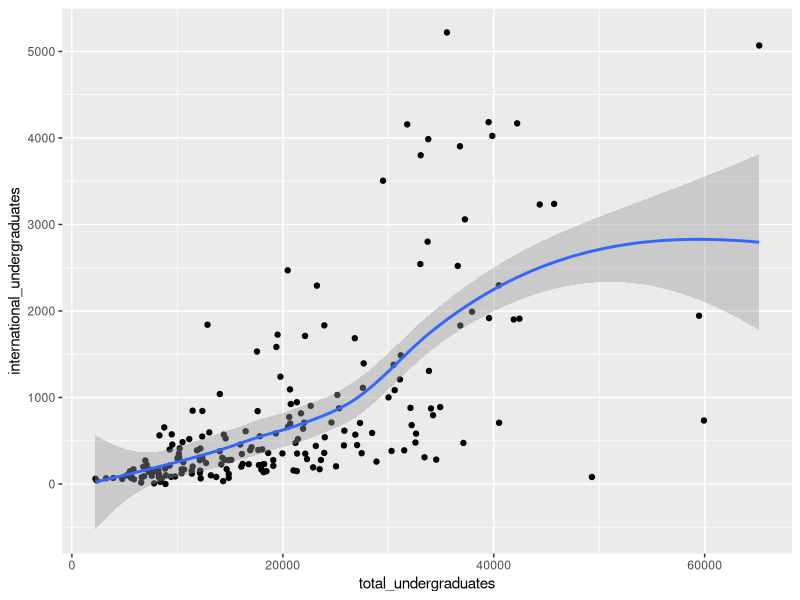
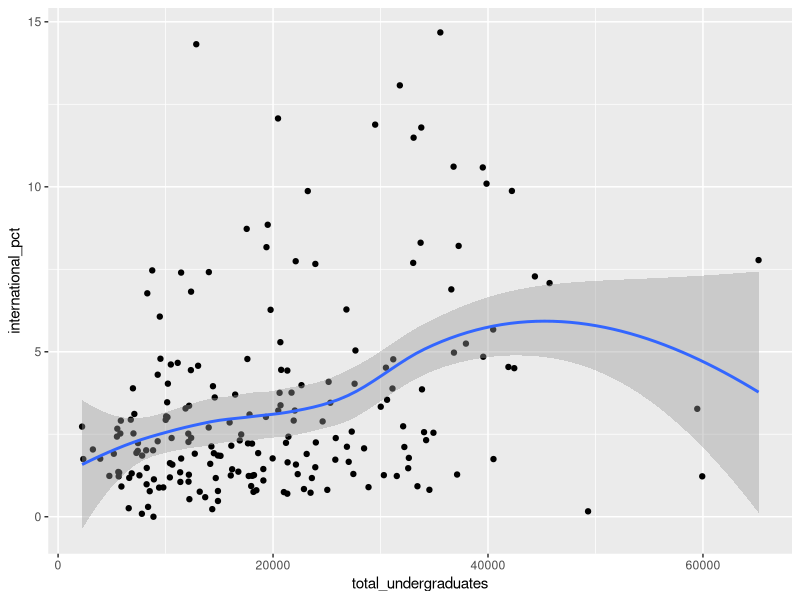

Write R code to recreate these figures, in order.
## ---- chunk 1
library(tidyverse)
library(readr)
## ---- chunk 2
college_data <- read_csv("public_research_international_2023.csv")
## ---- chunk 3
college_data |> 
  summarize(mean_international_pct = mean(international_pct, na.rm = TRUE), 
  sd_international_pct = sd(international_pct, na.rm = TRUE), 
  median_international_pct = median(international_pct, na.rm = TRUE),
  max_international_pct = max(international_pct, na.rm = TRUE),
  min_international_pct = min(international_pct, na.rm = TRUE))
## ---- chunk 4
college_data |> 
  ggplot() +
  geom_point(aes(x= total_undergraduates, y=international_undergraduates, label=school)) +
  geom_smooth(aes(x=total_undergraduates, y=international_undergraduates, method="lm"))
## ---- chunk 5
college_data |> 
  ggplot() +
  geom_point(aes(x= total_undergraduates, y=international_pct, label=school)) +
  geom_smooth(aes(x=total_undergraduates, y=international_pct, method="lm"))
## ---- chunk 6

t_test_periods <- t.test(international_pct ~ location_group, data = college_data)

t_test_periods
